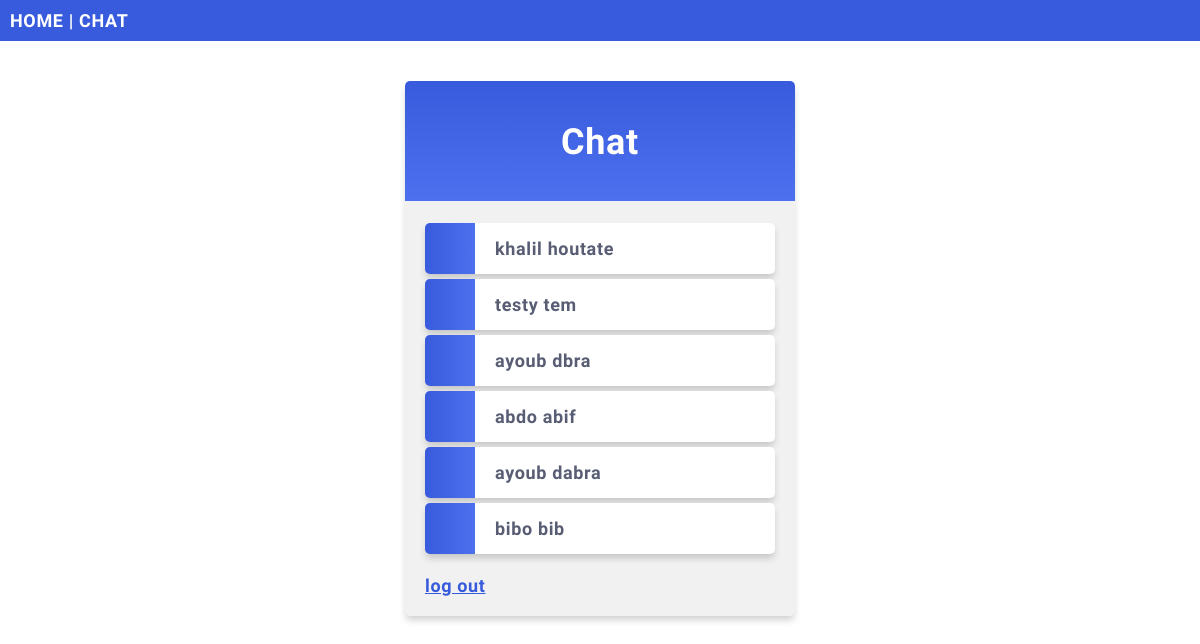
The app's page /chat/ (signed in), older data.
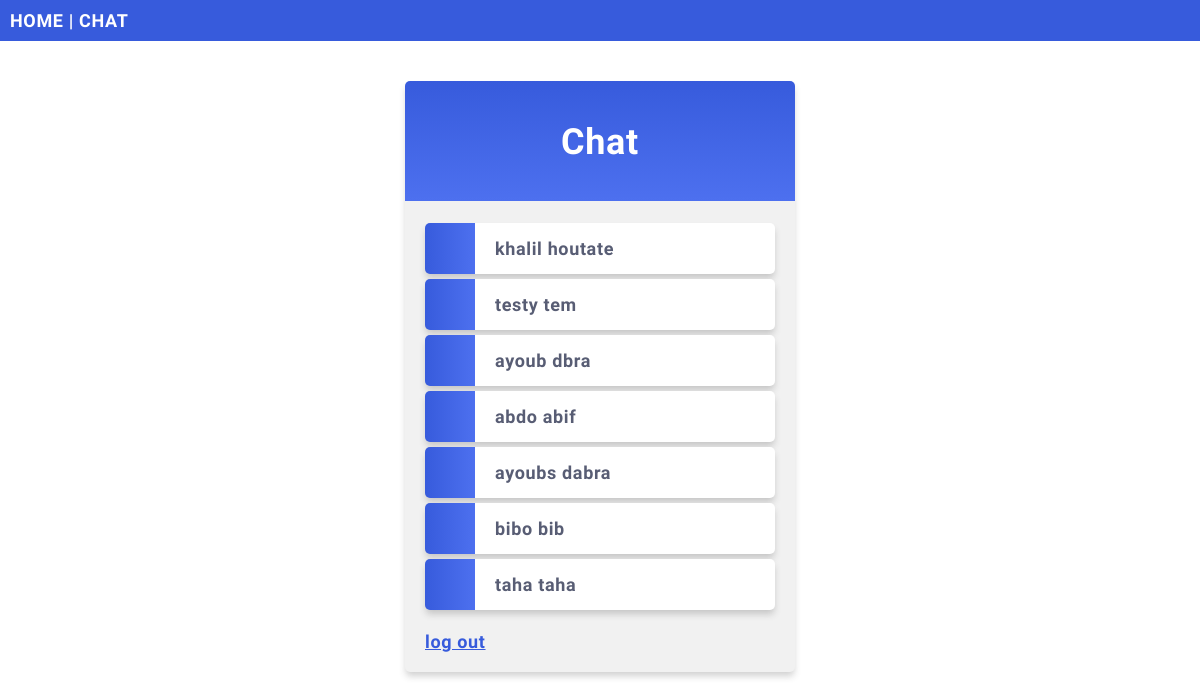
The same page, newer data.
### chat/models.py (models this page shows)
class Chat(models.Model):
    user = models.OneToOneField(User, null=True, on_delete=models.CASCADE)
    user_mail = models.CharField(max_length=255,null=True)
    display_name = models.CharField(max_length=255, null=True)
    firstname = models.CharField(max_length=255)
    lastname = models.CharField(max_length=255)
    phone = models.IntegerField(null=True)
    profile_pic = models.ImageField(null=True, blank=True, upload_to="images/")
    joined_date = models.DateField(auto_now_add=True, null=True)
    slug = models.SlugField(default="", null=False)

### chat/views.py (the view)
# urls.py: path('chat/', views.chat, name='chat'),
@login_required(login_url='first')
def chat(request):
  mychat = Chat.objects.all().values()
  template = loader.get_template('all_chat.html')
  context = {
    'mychat': mychat,
  }
  return HttpResponse(template.render(context, request))

### chat/templates/all_chat.html (shortened to what this page needs)
{% extends "master.html" %}
{% block content %}
  <div class="mycard">
    <h1>Chat</h1>
    <ul>
      {% for x in mychat %}
        <li onclick="window.location = 'details/{{ x.slug }}'">{{ x.firstname }} {{ x.lastname }}</li>
      {% endfor %}
    </ul>
    <br>
    <span><a href="/logout/">log out</a></span>
  </div>
{% endblock %}

### chat/templates/master.html (shortened to what this page needs)
{% load static %}
<!DOCTYPE html>
<html>
<head>
  <link rel="stylesheet" href="{% static 'mystyles.css' %}">
</head>
<body>
<div class="topnav">
  <a href="/">HOME</a> |
  <a href="/chat">CHAT</a>
</div>
{% block content %}
{% endblock %}
</body>
</html>

### mystaticfiles/mystyles.css (style rules this page uses)
body { margin:0; font: 600 18px 'Source Sans Pro', sans-serif; letter-spacing: 0.64px; color: #585d74; }
.topnav { background-color:#375BDC; color:#ffffff; padding:10px; }
.topnav a:link, .topnav a:visited { text-decoration: none; color: #ffffff; }
.mycard { background-color: #f1f1f1; background-image: linear-gradient(to bottom, #375BDC, #4D70EF); background-size: 100% 120px; background-repeat: no-repeat; margin: 40px auto; width: 350px; border-radius: 5px; box-shadow: 0 5px 7px -1px rgba(51, 51, 51, 0.23); padding: 20px; }
.mycard h1 { text-align: center; color:#ffffff; margin:20px 0 60px 0; }
ul { list-style-type: none; padding: 0; margin: 0; }
li { background-color: #ffffff; background-image: linear-gradient(to right, #375BDC, #4D70EF); background-size: 50px 60px; background-repeat: no-repeat; cursor: pointer; transition: transform .25s; border-radius: 5px; box-shadow: 0 5px 7px -1px rgba(51, 51, 51, 0.23); padding: 15px; padding-left: 70px; margin-top: 5px; }
a:link, a:visited { color: #375BDC; }

Row changes from the older to the newer data that the page shows:
changed Chat "dabra": firstname "ayoub" → "ayoubs"
added Chat: firstname "taha", lastname "taha"
